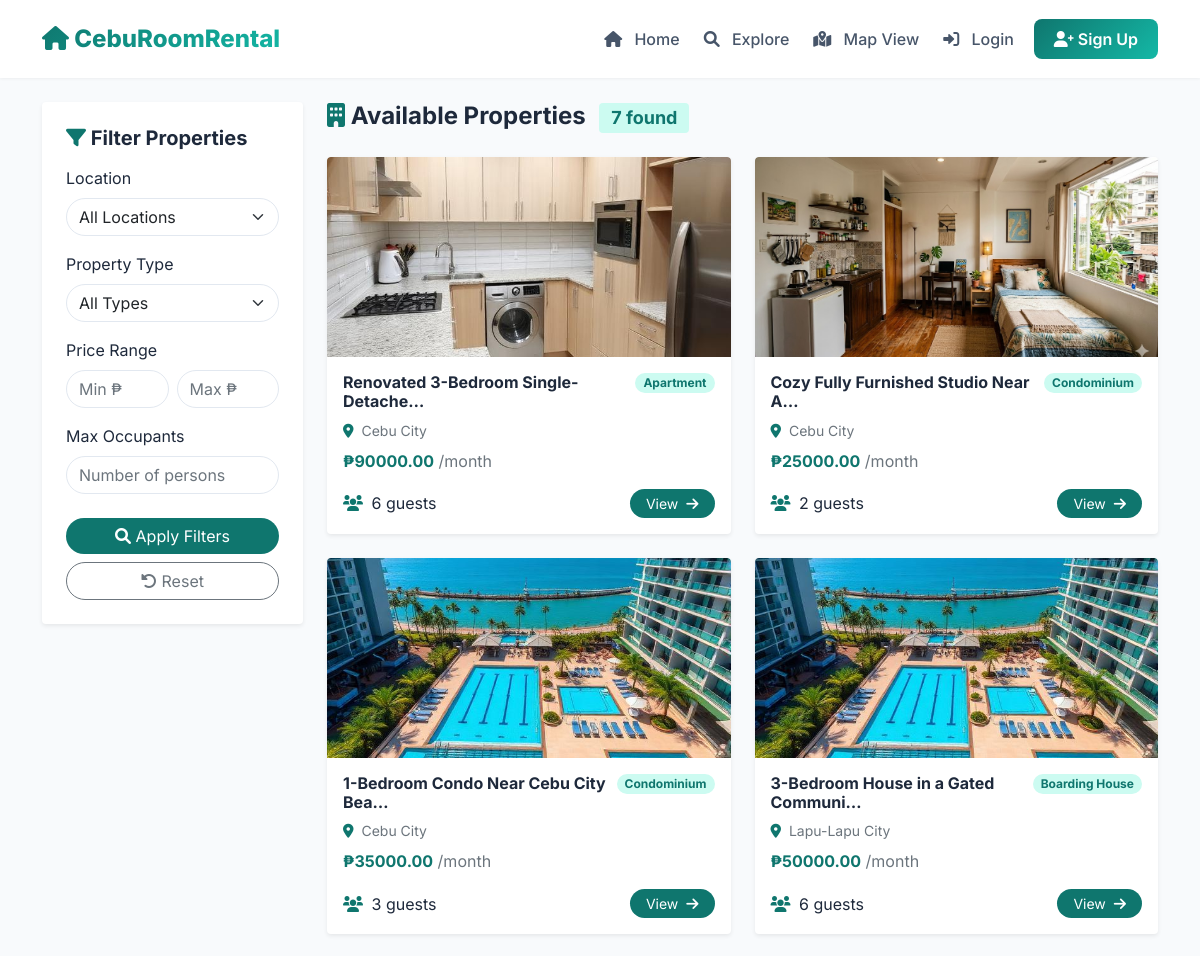
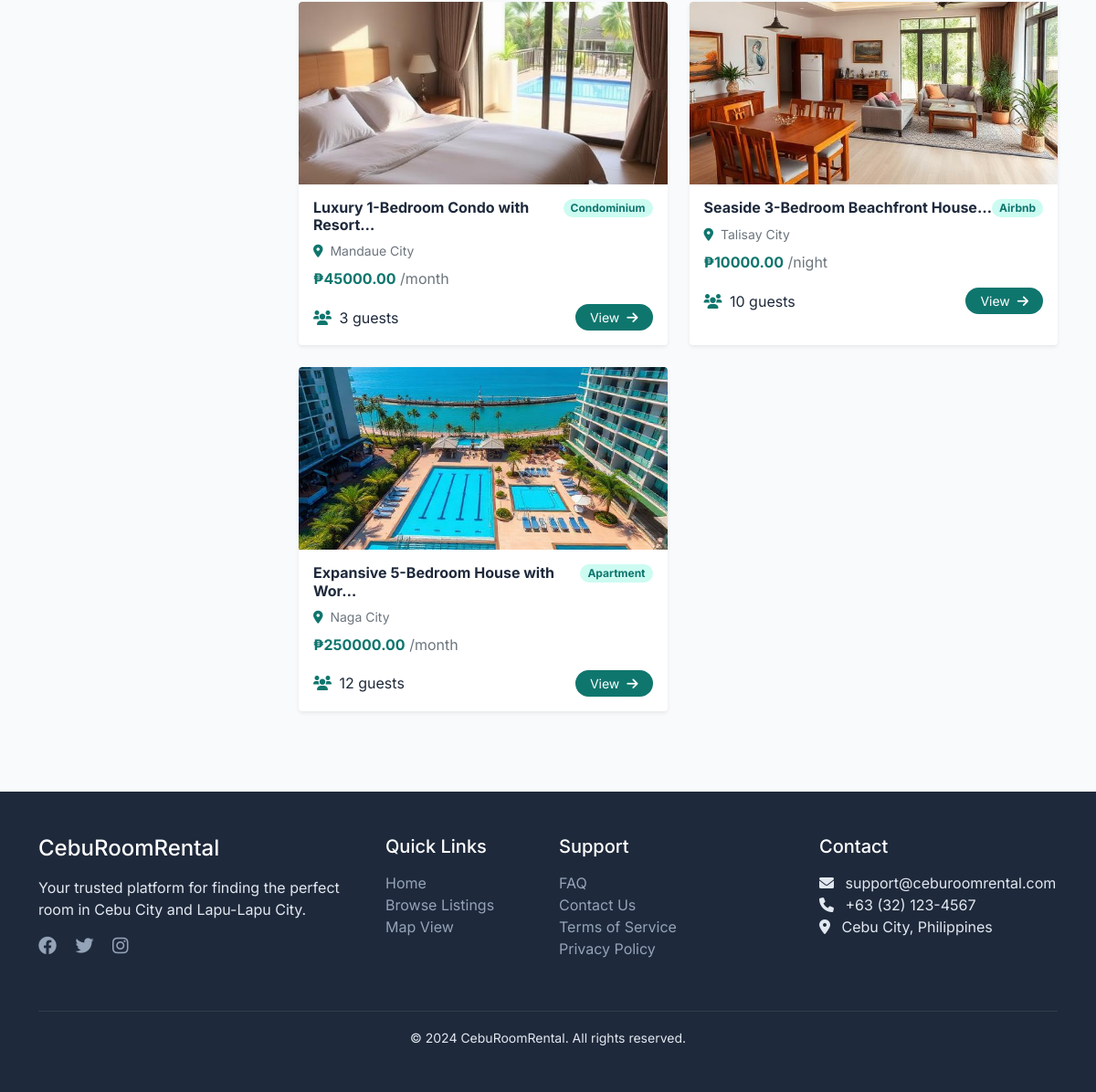
/listings/, run on the app's committed database (2 pictures, top to bottom).
### rentals/models.py (models this page shows, shortened)
class Listing(models.Model):
    PROPERTY_TYPES = [
        ('boarding', 'Boarding House'),
        ('apartment', 'Apartment'),
        ('condo', 'Condominium'),
        ('dorm', 'Dormitory'),
        ('airbnb', 'Airbnb'),
    ]
    LOCATIONS = [
        ('cebu_city', 'Cebu City'),
        ('lapulapu', 'Lapu-Lapu City'),
        ('mandaue', 'Mandaue City'),
        ('talisay', 'Talisay City'),
        ('naga', 'Naga City'),
        ('carcar', 'Carcar City'),
        ('toledo', 'Toledo City'),
    ]
    title = models.CharField(max_length=200)
    description = models.TextField()
    property_type = models.CharField(max_length=20, choices=PROPERTY_TYPES)
    location = models.CharField(max_length=20, choices=LOCATIONS)
    address = models.CharField(max_length=500)
    daily_price = models.DecimalField(max_digits=10, decimal_places=2, null=True, blank=True)
    monthly_price = models.DecimalField(max_digits=10, decimal_places=2, null=True, blank=True)
    max_occupants = models.IntegerField()
    amenities = models.TextField(blank=True, help_text="List amenities separated by commas")
    image1 = models.ImageField(upload_to='listings/', blank=True, null=True)
    image2 = models.ImageField(upload_to='listings/', blank=True, null=True)
    image3 = models.ImageField(upload_to='listings/', blank=True, null=True)
    owner = models.ForeignKey(User, on_delete=models.CASCADE, related_name='listings')
    created_at = models.DateTimeField(auto_now_add=True)
    is_available = models.BooleanField(default=True)

### rentals/views.py (the view)
# urls.py: path('listings/', views.listing_list, name='listing_list'),
def listing_list(request):
    listings = Listing.objects.filter(is_available=True)
    location = request.GET.get('location')
    property_type = request.GET.get('property_type')
    min_price = request.GET.get('min_price')
    max_price = request.GET.get('max_price')
    occupants = request.GET.get('occupants')
    if location and location != '':
        listings = listings.filter(location=location)
    if property_type and property_type != '':
        listings = listings.filter(property_type=property_type)
    if occupants and occupants.isdigit():
        listings = listings.filter(max_occupants__gte=int(occupants))
    if min_price and min_price.isdigit():
        min_val = float(min_price)
        listings = listings.filter(
            Q(daily_price__gte=min_val) | Q(monthly_price__gte=min_val)
        )
    if max_price and max_price.isdigit():
        max_val = float(max_price)
        listings = listings.filter(
            Q(daily_price__lte=max_val) | Q(monthly_price__lte=max_val)
        )
    context = {
        'listings': listings,
        'property_types': Listing.PROPERTY_TYPES,
        'locations': Listing.LOCATIONS,
    }
    return render(request, 'rentals/listing_list.html', context)

### rentals/context_processors.py (called while the page is built, shortened)
def notification_counts(request):
    context = {
        'booking_notification_count': 0,
        'message_notification_count': 0,
    }
    return context

### templates/rentals/listing_list.html (shortened to what this page needs)
{% extends 'base.html' %}
{% block content %}
<div class="container py-4">
    <div class="row">
        <div class="col-lg-3 mb-4">
            <div class="card border-0 shadow-sm rounded-4 sticky-top" style="top: 90px;">
                <div class="card-body p-4">
                    <h5 class="fw-bold mb-3">
                        <i class="fas fa-filter text-teal"></i> Filter Properties
                    </h5>
                    <form method="GET">
                        <div class="mb-3">
                            <label class="form-label fw-semibold">Location</label>
                            <select name="location" class="form-select rounded-pill">
                                <option value="">All Locations</option>
                            </select>
                        </div>
                        <div class="mb-3">
                            <label class="form-label fw-semibold">Property Type</label>
                            <select name="property_type" class="form-select rounded-pill">
                                <option value="">All Types</option>
                            </select>
                        </div>
                        <div class="mb-3">
                            <label class="form-label fw-semibold">Price Range</label>
                            <div class="row g-2">
                                <div class="col-6">
                                    <input type="number" name="min_price" class="form-control rounded-pill" placeholder="Min ₱">
                                </div>
                                <div class="col-6">
                                    <input type="number" name="max_price" class="form-control rounded-pill" placeholder="Max ₱">
                                </div>
                            </div>
                        </div>
                        <div class="mb-4">
                            <label class="form-label fw-semibold">Max Occupants</label>
                            <input type="number" name="occupants" class="form-control rounded-pill" placeholder="Number of persons">
                        </div>
                        <button type="submit" class="btn btn-teal w-100 rounded-pill mb-2">
                            <i class="fas fa-search"></i> Apply Filters
                        </button>
                        <a href="{% url 'listing_list' %}" class="btn btn-outline-secondary w-100 rounded-pill">
                            <i class="fas fa-undo-alt"></i> Reset
                        </a>
                    </form>
                </div>
            </div>
        </div>
        <div class="col-lg-9">
            <div class="d-flex justify-content-between align-items-center mb-4">
                <h4 class="fw-bold mb-0">
                    <i class="fas fa-building text-teal"></i> Available Properties
                    <span class="badge bg-teal-light text-teal ms-2">{{ listings.count }} found</span>
                </h4>
            </div>
            <div class="row g-4">
                {% for listing in listings %}
                    <div class="col-md-6">
                        <div class="card h-100 border-0 shadow-sm hover-shadow transition-all rounded-4 overflow-hidden">
                            {% if listing.image1 %}
                                <img src="{{ listing.image1.url }}" class="card-img-top" style="height: 200px; object-fit: cover;" alt="{{ listing.title }}">
                            {% else %}
                                <div class="bg-secondary d-flex align-items-center justify-content-center" style="height: 200px;">
                                    <i class="fas fa-home fa-4x text-white-50"></i>
                                </div>
                            {% endif %}
                            <div class="card-body p-3">
                                <div class="d-flex justify-content-between align-items-start mb-2">
                                    <h6 class="card-title fw-bold mb-0">{{ listing.title|truncatechars:35 }}</h6>
                                    <span class="badge bg-teal-light text-teal px-2 py-1 rounded-pill">
                                        {{ listing.get_property_type_display }}
                                    </span>
                                </div>
                                <p class="text-muted small mb-2">
                                    <i class="fas fa-map-marker-alt text-teal me-1"></i> {{ listing.get_location_display }}
                                </p>
                                <div class="mt-2">
                                    {% if listing.daily_price %}
                                        <span class="fw-bold text-teal">₱{{ listing.daily_price }}</span>
                                        <span class="text-muted">/night</span>
                                    {% elif listing.monthly_price %}
                                        <span class="fw-bold text-teal">₱{{ listing.monthly_price }}</span>
                                        <span class="text-muted">/month</span>
                                    {% endif %}
                                </div>
                                <div class="d-flex justify-content-between align-items-center mt-3">
                                    <div>
                                        <i class="fas fa-users text-teal me-1"></i>
                                        <span>{{ listing.max_occupants }} guests</span>
                                    </div>
                                    <a href="{% url 'listing_detail' listing.id %}" class="btn btn-sm btn-teal rounded-pill px-3">
                                        View <i class="fas fa-arrow-right ms-1"></i>
                                    </a>
                                </div>
                            </div>
                        </div>
                    </div>
                {% endfor %}
            </div>
        </div>
    </div>
</div>
{% endblock %}

### templates/base.html (style rules this page uses)
* { margin: 0; padding: 0; box-sizing: border-box; }
body { font-family: 'Inter', sans-serif; background-color: #f8fafc; color: #1e293b; }

### templates/rentals/listing_list.html (style rules this page uses)
.text-teal { color: #0f766e; }
.bg-teal-light { background-color: #ccfbf1; }
.btn-teal { background: #0f766e; color: white; border: none; transition: all 0.3s ease; }
.form-select, .form-control { border-color: #e2e8f0; }

### templates/rentals/feedback_modal.html (style rules this page uses)
.btn-teal { background: #0f766e; color: white; border: none; transition: all 0.3s ease; }

### data on the page
Listing: image1 (picture), title "Renovated 3-Bedroom Single-Detache…", property_type "Apartment", location "Cebu City", monthly_price "90000.00", max_occupants "6"
Listing: image1 (picture), title "Cozy Fully Furnished Studio Near A…", property_type "Condominium", location "Cebu City", monthly_price "25000.00", max_occupants "2"
Listing: image1 (picture), title "1-Bedroom Condo Near Cebu City Bea…", property_type "Condominium", location "Cebu City", monthly_price "35000.00", max_occupants "3"
Listing: image1 (picture), title "3-Bedroom House in a Gated Communi…", property_type "Boarding House", location "Lapu-Lapu City", monthly_price "50000.00", max_occupants "6"
Listing: image1 (picture), title "Luxury 1-Bedroom Condo with Resort…", property_type "Condominium", location "Mandaue City", monthly_price "45000.00", max_occupants "3"
Listing: image1 (picture), title "Seaside 3-Bedroom Beachfront House…", property_type "Airbnb", location "Talisay City", daily_price "10000.00", max_occupants "10"
Listing: image1 (picture), title "Expansive 5-Bedroom House with Wor…", property_type "Apartment", location "Naga City", monthly_price "250000.00", max_occupants "12"

### other printed values
{{ listings.count }} "7"
